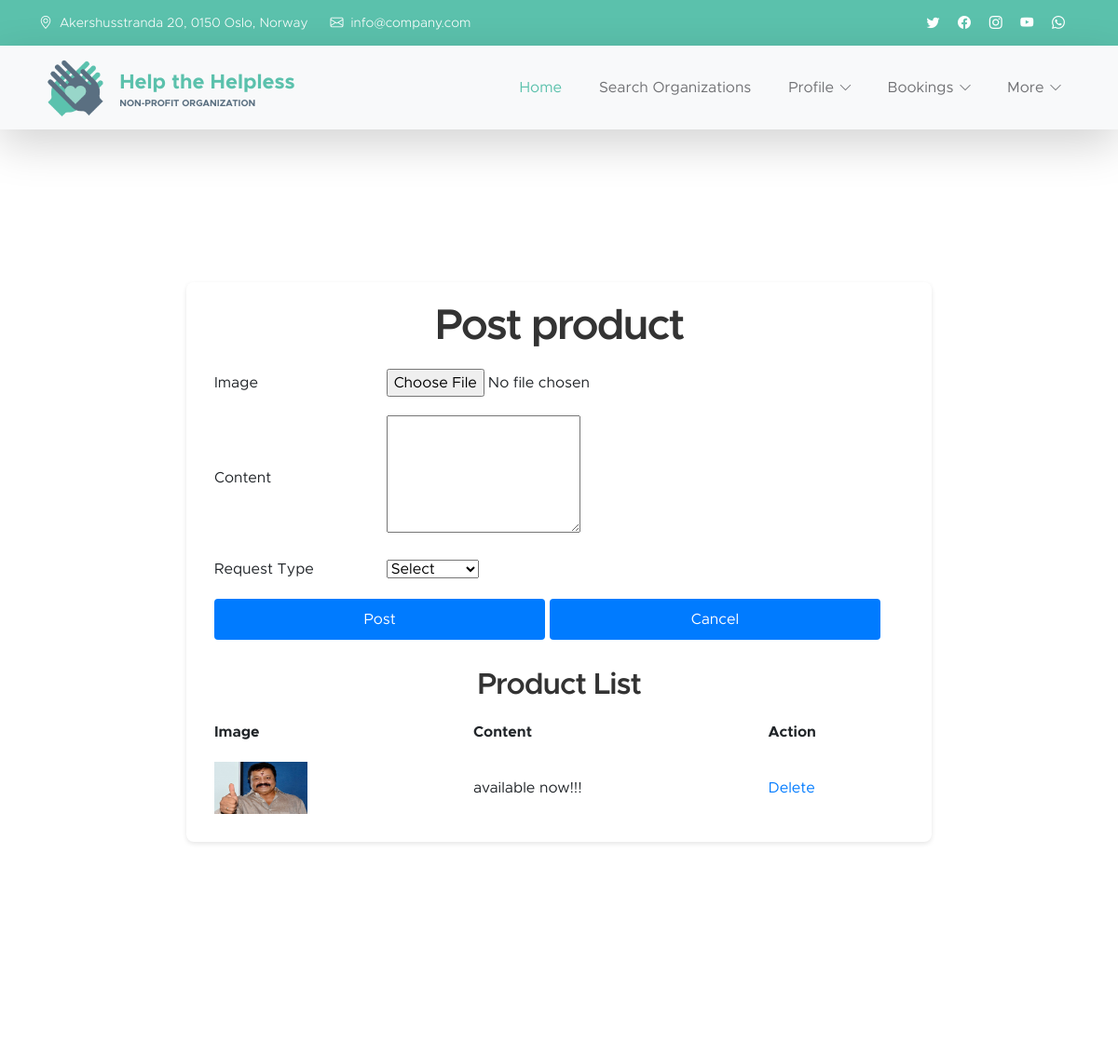
/Helpers/postproduct/ (signed in, upper part), run on an earlier commit of the app's database.
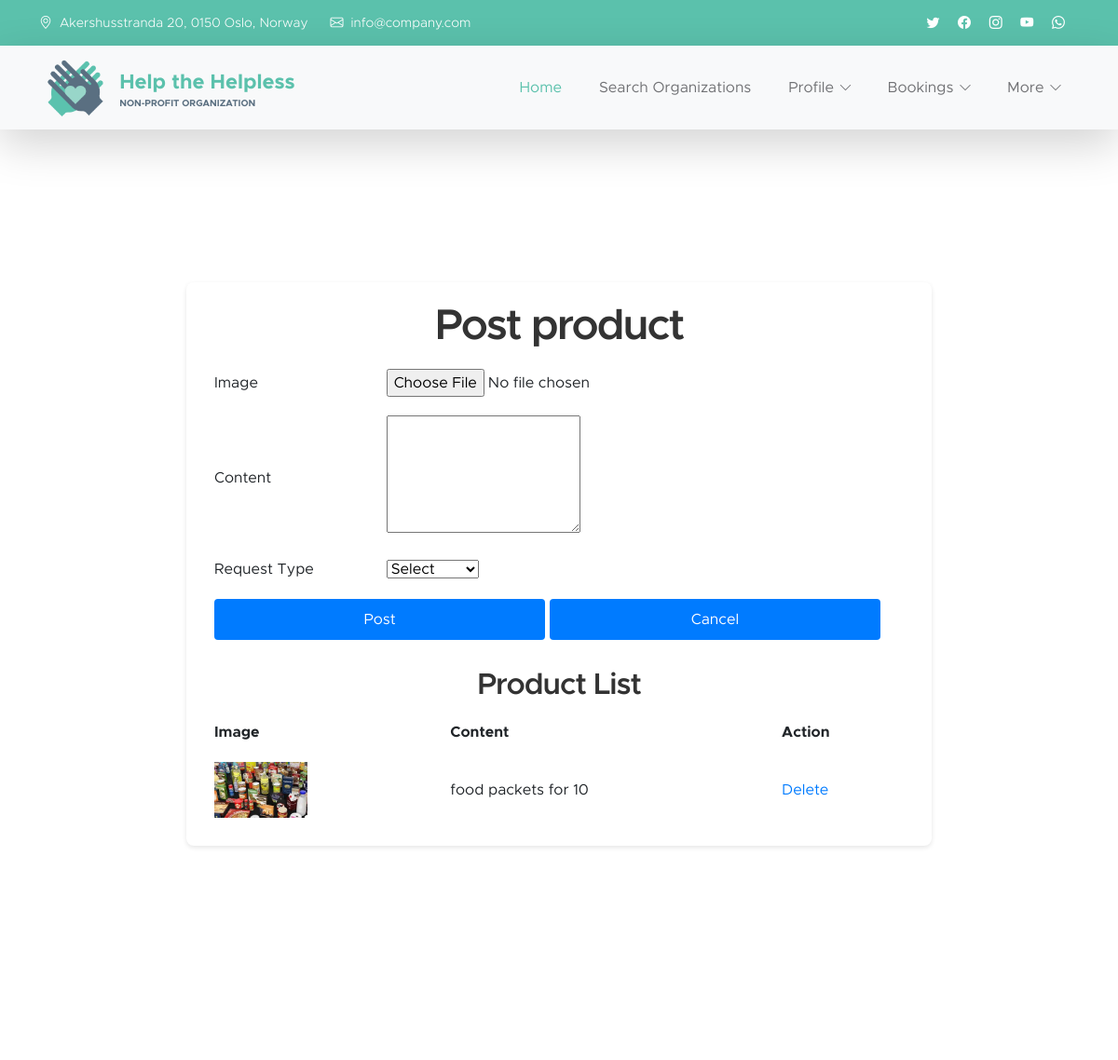
And on a later commit of the database.
### Helpers/models.py (models this page shows)
class tbl_post(models.Model):
    post_image=models.FileField(upload_to="Post/")
    post_content=models.CharField(max_length=50)
    post_request=models.ForeignKey(tbl_request,on_delete=models.CASCADE)
    helpers=models.ForeignKey(tbl_helper,on_delete=models.CASCADE)

### Helpers/views.py (the view)
# urls.py: path('postproduct/',views.postproduct,name="PostProduct"),
def postproduct(request):
    request_data=tbl_request.objects.all()
    post=tbl_post.objects.all()
    hdata=tbl_helper.objects.get(id=request.session['hid'])
    if request.method=="POST":
        image=request.FILES.get("post_image")
        content=request.POST.get("post_content")
        rqst=tbl_request.objects.get(id=request.POST.get('post_request'))
        tbl_post.objects.create(post_image=image,post_content=content,post_request=rqst,helpers=hdata)
        return render(request,'Helpers/Post.html',{'rqst':request_data,'post': post,'post': post})
    else:
        return render(request,'Helpers/Post.html',{'rqst':request_data,'post': post,'post': post})

### Helpers/Templates/Helpers/Post.html (shortened to what this page needs)
{% extends 'Helpers/header.html' %}
{% load static %}
{% block content %}
<!DOCTYPE html>
<html lang="en">
<head>
</head>
<body>
    <div class="container" style="max-width: 800px; margin: 20px auto; background-color: #fff; border-radius: 8px; box-shadow: 0 2px 5px rgba(0, 0, 0, 0.1); padding: 20px;">
        <h2 style="text-align: center; color: #333;">Post product</h2>
        <form action="" method="post" enctype="multipart/form-data">
            <table style="width: 100%;">
                <tr>
                    <td style="padding: 10px;">Image</td>
                    <td style="padding: 10px;"><input type="file" name="post_image" id="post_image"></td>
                </tr>
                <tr>
                    <td style="padding: 10px;">Content</td>
                    <td style="padding: 10px;"><textarea name="post_content" id="post_content" rows="5"></textarea></td>
                </tr>
                <tr>
                    <td style="padding: 10px;">Request Type</td>
                    <td style="padding: 10px;">
                        <select name="post_request" id="post_request">
                            <option value="">Select</option>
                        </select>
                    </td>
                </tr>
                <tr>
                    <td colspan="2" style="padding: 10px;">
                        <input type="submit" value="Post" style="width: 48%; padding: 10px; border: none; border-radius: 4px; background-color: #007bff; color: #fff; cursor: pointer; transition: background-color 0.3s ease;">
                        <input type="reset" value="Cancel" style="width: 48%; padding: 10px; border: none; border-radius: 4px; background-color: #007bff; color: #fff; cursor: pointer; transition: background-color 0.3s ease;">
                    </td>
                </tr>
            </table>
        </form>
        <div class="product-list" style="margin-top: 20px;">
            <h3 style="text-align: center; color: #333;">Product List</h3>
            <table style="width: 100%;">
                <tr>
                    <th style="padding: 10px;">Image</th>
                    <th style="padding: 10px;">Content</th>
                    <th style="padding: 10px;">Action</th>
                </tr>
                {% for i in post %}
                <tr>
                    <td style="padding: 10px;"><img src="{{ i.post_image.url }}" alt="" style="max-width: 100px; height: auto;"></td>
                    <td style="padding: 10px;">{{i.post_content}}</td>
                    <td style="padding: 10px;"><a href="{% url 'Helpers:deleteproduct' i.id %}" style="color: #007bff; text-decoration: none;">Delete</a></td>
                </tr>
                {% endfor %}
            </table>
        </div>
    </div>
</body>
</html>
{% endblock content %}

What changed in the data, as far as the page shows it:
removed tbl_post: post_image (picture), post_content "available now!!!"
added tbl_post: post_image (picture), post_content "food packets for 10"
